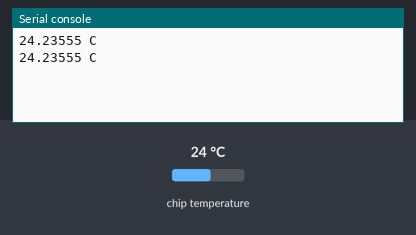
Bench run of a program on a simulated Raspberry Pi Pico running MicroPython. Parts: the last lines printed to the serial console. Inputs (shaded band) come from the test bench; at power-on: chip temperature 24 °C.

Above: at 1.2 s.
1.3 s: chip temperature set to 1 °C
At 2.6 s:
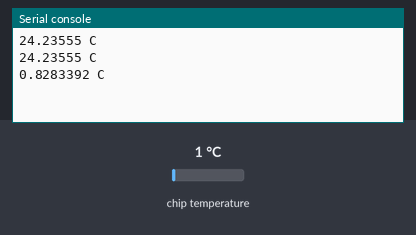
2.8 s: chip temperature set to 11 °C
At 3.8 s:
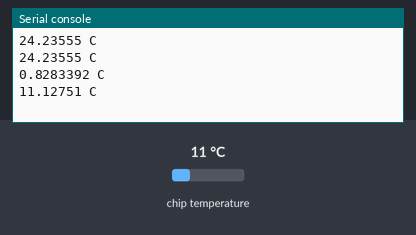
Timing chart, 0 to 5.8 s (numbered marks = the images above; inputs shaded):
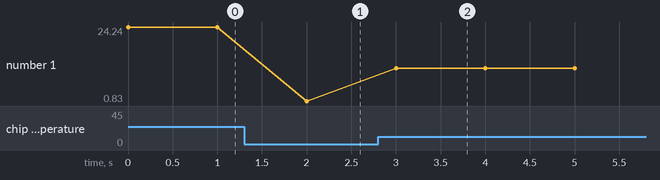

The program:

_PR2040-Zero____________.py
```python
"""
RP2040 Mini 自带的温度传感器
"""

import machine
import utime

sensor_temp = machine.ADC(4)
#sensor_temp = machine.ADC(machine.ADC.CORE_TEMP)
conversion_factor = 3.3/(65535)
while True:
    reading = sensor_temp.read_u16()*conversion_factor
    temperature = 27 - (reading - 0.706)/0.001721
    print(temperature,"C")
    utime.sleep(1)
```

Measured:
- after the input at 1.3 s, the serial console: prints a new line after 0.70 s (image 1)
- after the input at 2.8 s, the serial console: prints a new line after 0.20 s (image 2)
- plotted number 1: 24.24 → 0.83 after the input at 1.3 s, 0.83 → 11.13 after the input at 2.8 s
